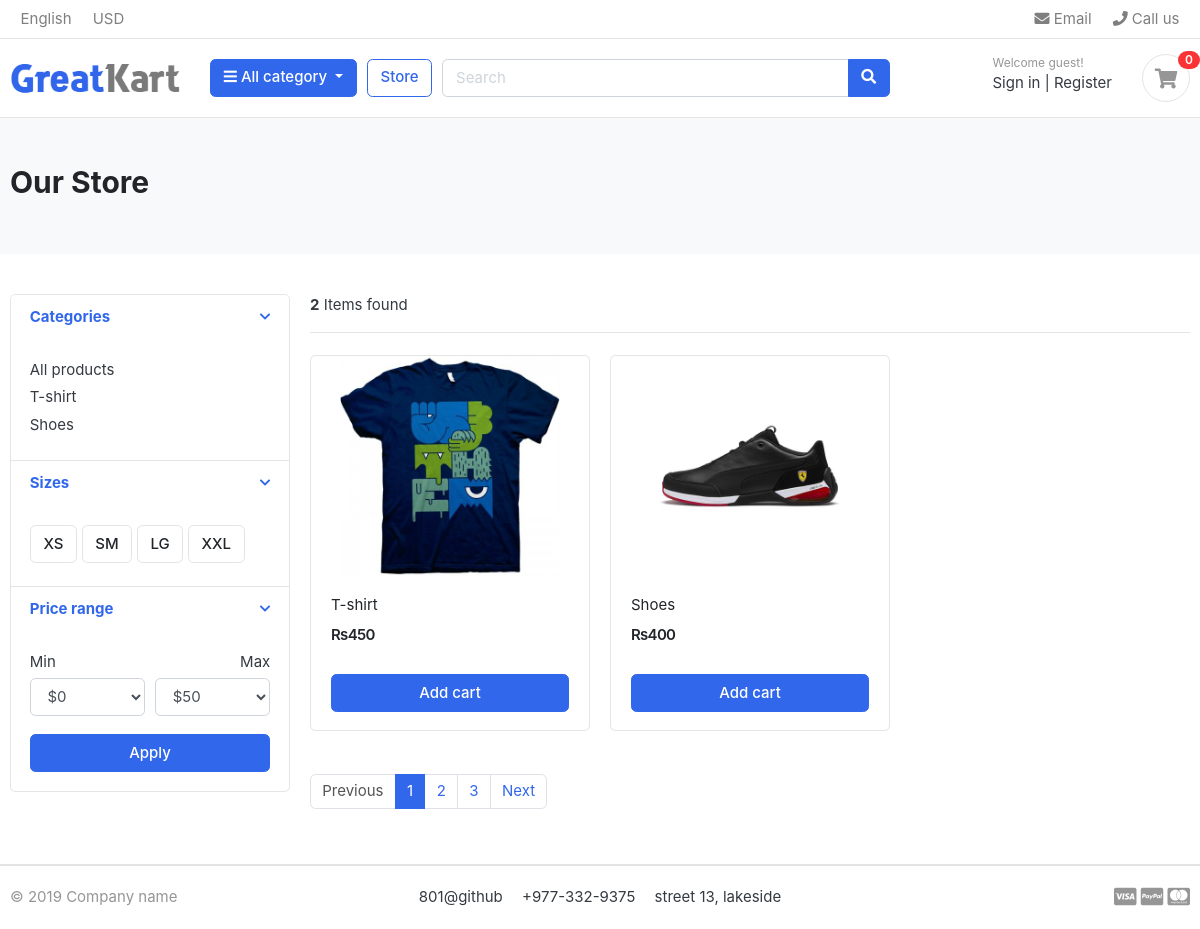
/store/, run on the app's committed database.
### category/models.py (models this page shows, shortened)
class Category(models.Model):
    category_name= models.CharField(max_length=50,unique=True)
    slug =models.SlugField(max_length=500,unique=True)
    description=models.TextField(max_length=500, blank=True)
    car_image = models.ImageField(upload_to='photos/category', blank=True)
    class Meta:
        verbose_name='category'
        verbose_name_plural='categories'
    def get_url(self):
            return reverse('products_by_category',args=[self.slug])

### store/models.py (models this page shows, shortened)
class Product(models.Model):
    product_name = models.CharField( max_length=200, unique=True)
    slug = models.SlugField(max_length=200, unique=True)
    description = models.TextField(max_length=200, blank=True)
    price = models.IntegerField()
    images = models.ImageField(upload_to='photos/products')
    stock = models.IntegerField()
    is_available =models.BooleanField(default=True)
    category =models.ForeignKey(Category,on_delete=models.CASCADE) # the product attached with the category will be deleted with on_delete
    created_date=models.DateTimeField(auto_now_add=True)
    modified_date=models.DateTimeField(auto_now=True)
    def get_url(self):
        return reverse('product_detail',args=[self.category.slug, self.slug])

### store/views.py (the view)
# urls.py: path('store/', include('store.urls')),
def store(request,category_slug=None):
    categories=None
    products=None
    if category_slug != None:
        categories=get_object_or_404(Category, slug=category_slug) # bring 404 error when categories isnot found
        products=Product.objects.filter(category=categories ,is_available=True)
        product_count=products.count()
    else:
        products = Product.objects.all().filter(is_available=True)
        product_count = products.count()
    context = {
        'products': products,
        'product_count':product_count,
    }
    return render(request,'store/store.html',context)

### category/context_processors.py (called while the page is built)
def menu_links(request):
    links = Category.objects.all()
    return dict(links=links)#brings all the category list and store it in link variable

### templates/store/store.html (shortened to what this page needs)
{% extends "base.html" %}
{% load static %}
{% block content %}
<section class="section-pagetop bg">
<div class="container">
	<h2 class="title-page">Our Store</h2>
</div>
</section>
<section class="section-content padding-y">
<div class="container">
<div class="row">
	<aside class="col-md-3">
<div class="card">
	<article class="filter-group">
		<header class="card-header">
			<a href="#" data-toggle="collapse" data-target="#collapse_1" aria-expanded="true" class="">
				<i class="icon-control fa fa-chevron-down"></i>
				<h6 class="title">Categories</h6>
			</a>
		</header>
		<div class="filter-content collapse show" id="collapse_1" style="">
			<div class="card-body">
				<ul class="list-menu">
					<li><a href="{% url 'store' %}">All products</a></li>
				{% for category in links %}
				<li><a href="{{ category.get_url }}">{{ category.category_name}}</a></li>
				{% endfor %}
				</ul>
			</div>
		</div>
	</article>
	<article class="filter-group">
		<header class="card-header">
			<a href="#" data-toggle="collapse" data-target="#collapse_4" aria-expanded="true" class="">
				<i class="icon-control fa fa-chevron-down"></i>
				<h6 class="title">Sizes </h6>
			</a>
		</header>
		<div class="filter-content collapse show" id="collapse_4" style="">
			<div class="card-body">
			  <label class="checkbox-btn">
			    <span class="btn btn-light"> XS </span>
			  </label>
			  <label class="checkbox-btn">
			    <span class="btn btn-light"> SM </span>
			  </label>
			  <label class="checkbox-btn">
			    <span class="btn btn-light"> LG </span>
			  </label>
			  <label class="checkbox-btn">
			    <span class="btn btn-light"> XXL </span>
			  </label>
		</div>
		</div>
	</article>
	<article class="filter-group">
		<header class="card-header">
			<a href="#" data-toggle="collapse" data-target="#collapse_3" aria-expanded="true" class="">
				<i class="icon-control fa fa-chevron-down"></i>
				<h6 class="title">Price range </h6>
			</a>
		</header>
		<div class="filter-content collapse show" id="collapse_3" style="">
			<div class="card-body">
				<div class="form-row">
				<div class="form-group col-md-6">
				  <label>Min</label>
				  	<select class="mr-2 form-control">
						<option value="0">$0</option>
					</select>
				</div>
				<div class="form-group text-right col-md-6">
				  <label>Max</label>
				  	<select class="mr-2 form-control">
						<option value="50">$50</option>
					</select>
				</div>
				</div>
				<button class="btn btn-block btn-primary">Apply</button>
			</div>
		</div>
	</article>
</div>
	</aside>
	<main class="col-md-9">
<header class="border-bottom mb-4 pb-3">
		<div class="form-inline">
			<span class="mr-md-auto"><b>{{ product_count }}</b> Items found </span>
		</div>
</header>
<div class="row">
	{% for product in products %}
	<div class="col-md-4">
		<figure class="card card-product-grid">
			<div class="img-wrap">
				<a href="{{product.get_url}}"><img src="{{ product.images.url }}"></a>
			</div>
			<figcaption class="info-wrap">
				<div class="fix-height">
					<a href="{{product.get_url}}" class="title">{{ product.product_name}}</a>
					<div class="price-wrap mt-2">
						<span class="price">Rs{{ product.price}}</span>
					</div>
				</div>
				<a href="#" class="btn btn-block btn-primary">Add cart </a>
			</figcaption>
		</figure>
	</div>
{% endfor %}
</div>
<nav class="mt-4" aria-label="Page navigation sample">
  <ul class="pagination">
    <li class="page-item disabled"><a class="page-link" href="#">Previous</a></li>
    <li class="page-item active"><a class="page-link" href="#">1</a></li>
    <li class="page-item"><a class="page-link" href="#">2</a></li>
    <li class="page-item"><a class="page-link" href="#">3</a></li>
    <li class="page-item"><a class="page-link" href="#">Next</a></li>
  </ul>
</nav>
	</main>
</div>
</div>
</section>
{% endblock %}

### static/css/ui.css (style rules this page uses)
html { font-family: "Inter", sans-serif; font-size: 15px; }
.img-wrap { text-align: center; display: block; }
.img-wrap img { max-width: 100%; }
.price-wrap { letter-spacing: -0.7px; }
.padding-y { padding-top: 40px; padding-bottom: 40px; }
figure { margin-bottom: 0; }
article:after, .form-group:after { display: block; clear: both; content: ""; }
.bg { background-color: #f8f9fa; }
.title-page { color: #212529; }
.btn-light { background-color: #fff; border-color: #e4e4e4; }
[class*=list-] li:after { visibility: hidden; display: block; content: ""; overflow: hidden; height: 0; clear: both; }
.list-menu { list-style: none; margin: 0; padding-left: 0; }
.list-menu li { margin-bottom: 5px; }
.list-menu a { color: #343a40; }
[class*=card-product] a.title { color: #212529; display: block; }
[class*=card-product] .img-wrap { overflow: hidden; position: relative; }
[class*=card-product] .img-wrap img { height: 100%; max-width: 100%; width: auto; display: inline-block; -o-object-fit: cover; object-fit: cover; }
.card-product-grid { margin-bottom: 20px; }
.card-product-grid .img-wrap { border-radius: 0.2rem 0.2rem 0 0; height: 220px; }
.card-product-grid .info-wrap { overflow: hidden; padding: 18px 20px; }
.card-product-grid .fix-height { height: 80px; overflow: hidden; }
.card .img-wrap { overflow: hidden; }
.price { font-weight: 600; color: #212529; }
.icon-control { margin-top: 5px; float: right; font-size: 80%; }
.card-header .title { margin-bottom: 0; line-height: 1.5; }
.filter-group { border-bottom: 1px solid #e4e4e4; }
.filter-group .card-header { border-bottom: 0; }
.filter-group:last-child { border-bottom: 0; }
.checkbox-btn { position: relative; }
.section-pagetop { padding: 45px 0; }

### data on the page
Category: category_name "T-shirt"
Category: category_name "Shoes"
Product: images (picture), product_name "T-shirt", price "450"
Product: images (picture), product_name "Shoes", price "400"

### other printed values
{{ product_count }} "2"
